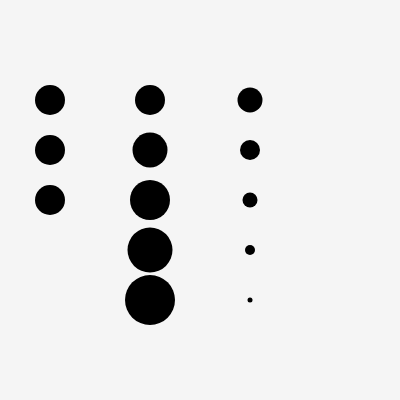
Frame 1 (no input)
Frame 60 (no input): identical to frame 1, image omitted
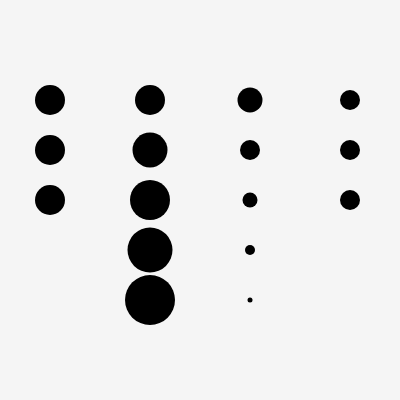
Frame 120 (the mouse pressed at the canvas centre since frame 60)

The p5.js sketch that drew these frames (run headless with seeded random() and noise() and a simulated clock; from frame 60 on, the mouse is pressed at the canvas centre):

// p5.js sketch
// ── sketch.js
function setup() {
  createCanvas(400, 400);
}

function draw() {
  background(245);

  noStroke();
  fill(0);

  // 3 times!
  for (let i = 0; i < 3; i++) {
    let x = 50;
    let y = 100 + i * 50;
    circle(x, y, 30);
  }

  // 5 times!
  for (let i = 0; i < 5; i++) {
    let x = 150;
    let y = 100 + i * 50;
    let dia = 30 + i * 5;
    circle(x, y, dia);
  }

  // 5 times!
  for (let i = 0; i < 5; i++) {
    let x = 250;
    let y = 100 + i * 50;
    let dia = map(i, 0, 4, 25, 5);
    // 0 to 4 as 5 is not included in the loop!
    circle(x, y, dia);
  }

  // we can make it dynamic with mouseY!
  let num = map(mouseY, 0, height, 0, 6);
  for (let i = 0; i < num; i++) {
    let x = 350;
    let y = 100 + i * 50;
    let dia = 20;
    circle(x, y, dia);
  }
}
